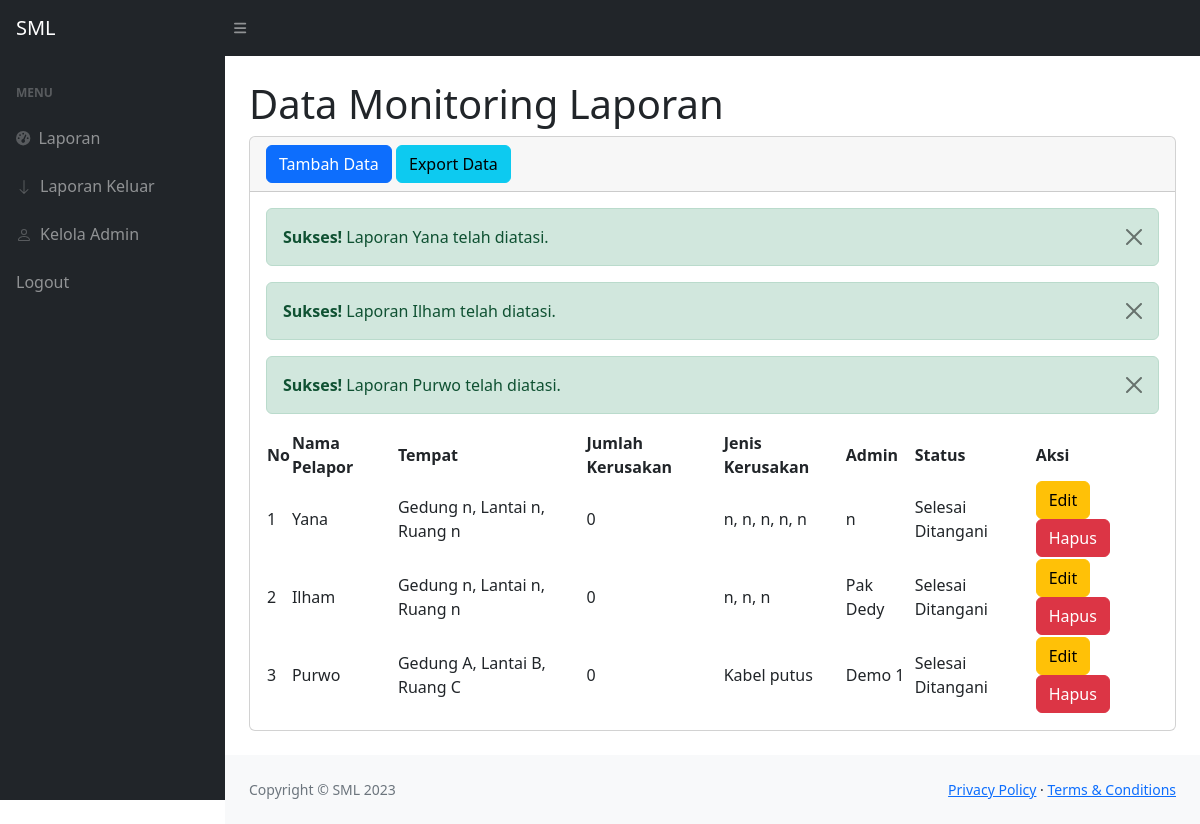
The app's page /projectammar/index.php (signed in) with its own data.
### tables this page shows
CREATE TABLE `stock` (
  `idbarang` int(11) NOT NULL,
  `namabarang` varchar(50) NOT NULL,
  `deskripsi` varchar(50) NOT NULL,
  `stock` int(11) NOT NULL,
  `jenisrusak` varchar(100) NOT NULL,
  `admin` varchar(50) NOT NULL,
  `status` varchar(50) NOT NULL
);

### projectammar/index.php (the view, shortened to what this page needs)
<?php
require 'function.php';
?>
<!DOCTYPE html>
<html lang="en">
    <head>
        <link href="https://cdn.jsdelivr.net/npm/simple-datatables@7.1.2/dist/style.min.css" rel="stylesheet" />
        <link href="css/styles.css" rel="stylesheet" />
    </head>
    <body class="sb-nav-fixed">
        <nav class="sb-topnav navbar navbar-expand navbar-dark bg-dark">
            <a class="navbar-brand ps-3" href="index.html">SML</a>
            <button class="btn btn-link btn-sm order-1 order-lg-0 me-4 me-lg-0" id="sidebarToggle" href="#!"><i class="fas fa-bars"></i></button>
        </nav>
        <div id="layoutSidenav">
            <div id="layoutSidenav_nav">
                <nav class="sb-sidenav accordion sb-sidenav-dark" id="sidenavAccordion">
                    <div class="sb-sidenav-menu">
                        <div class="nav">
                            <div class="sb-sidenav-menu-heading">Menu</div>
                            <a class="nav-link" href="index.php">
                                <div class="sb-nav-link-icon"><i class="fas fa-tachometer-alt"></i></div>
                                Laporan
                            </a>
                            <a class="nav-link" href="keluar.php">
                                <div class="sb-nav-link-icon"><svg xmlns="http://www.w3.org/2000/svg" width="16" height="16" fill="currentColor" class="bi bi-arrow-down" viewBox="0 0 16 16">
                                <path fill-rule="evenodd" d="M8 1a.5.5 0 0 1 .5.5v11.793l3.146-3.147a.5.5 0 0 1 .708.708l-4 4a.5.5 0 0 1-.708 0l-4-4a.5.5 0 0 1 .708-.708L7.5 13.293V1.5A.5.5 0 0 1 8 1"/>
                                </svg></div>
                                Laporan Keluar
                                </a>
                            <a class="nav-link" href="admin.php">
                                <div class="sb-nav-link-icon"></div>
                                Kelola Admin
                                </a>
                            <a class="nav-link" href="logout.php">
                                Logout
                            </a>
                        </div>
                    </div>
                </nav>
            </div>
            <div id="layoutSidenav_content">
                <main>
                    <div class="container-fluid px-4">
                        <h1 class="mt-4">Data Monitoring Laporan</h1>
                        <div class="card mb-4">
                            <div class="card-header">
                                <button type="button" class="btn btn-primary" data-bs-toggle="modal" data-bs-target="#myModal">
                                    Tambah Data
                                </button>
                                <a href="export.php" class= "btn btn-info">Export Data </a>
                            </div>
                            <div class="card-body">
                            <?php
                                $ambildatastock = mysqli_query($conn, "select * from stock where stock < 1");
                                while($fetch=mysqli_fetch_array($ambildatastock)) {
                                    $barang = $fetch['namabarang'];
                            ?>
                             <div class="alert alert-success alert-dismissible">
                            <button type="button" class="btn-close" data-bs-dismiss="alert"></button>
                            <strong>Sukses!</strong> Laporan <?=$barang;?> telah diatasi.
                            </div>
                            <?php
                                }
                            ?>
                                <table id="datatablesSimple">
                                    <thead>
                                        <tr>
                                            <th>No</th>
                                            <th>Nama Pelapor</th>
                                            <th>Tempat</th>
                                            <th>Jumlah Kerusakan</th>
                                            <th>Jenis Kerusakan</th>
                                            <th>Admin</th>
                                            <th>Status</th>
                                            <th>Aksi</th>
                                        </tr>
                                    </thead>
                                    <tbody>
                                        <?php
                                         $ambilsemuadatastock = mysqli_query($conn, "select * from stock");
                                         $i = 1;
                                         while($data=mysqli_fetch_array($ambilsemuadatastock)) {
                                          $namabarang = $data['namabarang'];
                                          $deskripsi = $data['deskripsi'];
                                          $stock = $data['stock'];
                                          $jrusak = $data['jenisrusak'];
                                          $admoon = $data['admin'];
                                          $stat = $data['status'];
                                          $idb = $data['idbarang'];
                                        ?>
                                        <tr>
                                            <td><?=$i++;?></td>
                                            <td><?=$namabarang;?></td>
                                            <td><?=$deskripsi;?></td>
                                            <td><?=$stock;?></td>
                                            <td><?=$jrusak;?></td>
                                            <td><?=$admoon;?></td>
                                            <td><?=$stat;?></td>
                                            <td>
                                            <button type="button" class="btn btn-warning" data-bs-toggle="modal" data-bs-target="#edit<?=$idb;?>">
                                                Edit
                                            </button>
                                            <button type="button" class="btn btn-danger" data-bs-toggle="modal" data-bs-target="#delete<?=$idb;?>">
                                                Hapus
                                            </button>
                                            </td>
                                        </tr>
                                            </div>
                                        <?php
                                         };
                                       ?>
                            </div>
                        </div>
                <footer class="py-4 bg-light mt-auto">
                    <div class="container-fluid px-4">
                        <div class="d-flex align-items-center justify-content-between small">
                            <div class="text-muted">Copyright &copy; SML 2023</div>
                            <div>
                                <a href="#">Privacy Policy</a>
                                &middot;
                                <a href="#">Terms &amp; Conditions</a>
                            </div>
                        </div>
                    </div>
                </footer>
    </body>
</html>

### records on screen
stock: namabarang "Yana", deskripsi "Gedung n, Lantai n, Ruang n", stock "0", jenisrusak "n, n, n, n, n", admin "n", status "Selesai Ditangani"
stock: namabarang "Ilham", deskripsi "Gedung n, Lantai n, Ruang n", stock "0", jenisrusak "n, n, n", admin "Pak Dedy", status "Selesai Ditangani"
stock: namabarang "Purwo", deskripsi "Gedung A, Lantai B, Ruang C", stock "0", jenisrusak "Kabel putus", admin "Demo 1", status "Selesai Ditangani"
